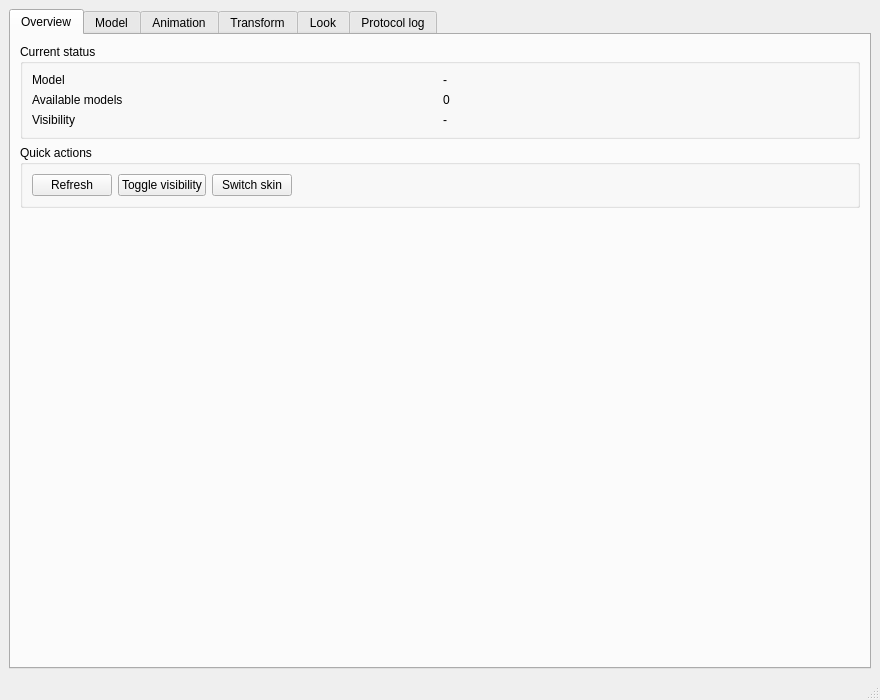
<?xml version="1.0" encoding="UTF-8"?>
<ui version="4.0">
 <class>MainWindow</class>
 <widget class="QMainWindow" name="MainWindow">
  <property name="geometry">
   <rect>
    <x>0</x>
    <y>0</y>
    <width>880</width>
    <height>700</height>
   </rect>
  </property>
  <property name="minimumSize">
   <size>
    <width>720</width>
    <height>560</height>
   </size>
  </property>
  <property name="windowTitle">
   <string>DeskWaifu Control</string>
  </property>
  <widget class="QWidget" name="centralWidget">
   <layout class="QVBoxLayout" name="verticalLayout_2">
    <item>
     <widget class="QTabWidget" name="tabWidget">
       <property name="currentIndex">
        <number>0</number>
      </property>
      <widget class="QWidget" name="overviewTab">
       <attribute name="title">
        <string>Overview</string>
       </attribute>
       <layout class="QVBoxLayout" name="overviewLayout">
        <item>
         <widget class="QGroupBox" name="statusGroup">
          <property name="title">
           <string>Current status</string>
          </property>
          <layout class="QGridLayout" name="statusLayout">
           <item row="0" column="0">
            <widget class="QLabel" name="modelCaption">
             <property name="text">
              <string>Model</string>
             </property>
            </widget>
           </item>
           <item row="0" column="1">
            <widget class="QLabel" name="currentModelLabel">
             <property name="text">
              <string>-</string>
             </property>
            </widget>
           </item>
           <item row="1" column="0">
            <widget class="QLabel" name="countCaption">
             <property name="text">
              <string>Available models</string>
             </property>
            </widget>
           </item>
           <item row="1" column="1">
            <widget class="QLabel" name="modelCountLabel">
             <property name="text">
              <string>0</string>
             </property>
            </widget>
           </item>
           <item row="2" column="0">
            <widget class="QLabel" name="visibilityCaption">
             <property name="text">
              <string>Visibility</string>
             </property>
            </widget>
           </item>
           <item row="2" column="1">
            <widget class="QLabel" name="visibilityLabel">
             <property name="text">
              <string>-</string>
             </property>
            </widget>
           </item>
          </layout>
         </widget>
        </item>
        <item>
         <widget class="QGroupBox" name="quickActionsGroup">
          <property name="title">
           <string>Quick actions</string>
          </property>
          <layout class="QHBoxLayout" name="quickActionsLayout">
           <item>
            <widget class="QPushButton" name="refreshButton">
             <property name="text">
              <string>Refresh</string>
             </property>
            </widget>
           </item>
           <item>
            <widget class="QPushButton" name="toggleHiddenButton">
             <property name="text">
              <string>Toggle visibility</string>
             </property>
            </widget>
           </item>
           <item>
            <widget class="QPushButton" name="switchSkinButton">
             <property name="text">
              <string>Switch skin</string>
             </property>
            </widget>
           </item>
           <item>
            <spacer name="quickSpacer">
             <property name="orientation">
              <enum>Qt::Orientation::Horizontal</enum>
             </property>
             <property name="sizeHint" stdset="0">
              <size>
               <width>40</width>
               <height>20</height>
              </size>
             </property>
            </spacer>
           </item>
          </layout>
         </widget>
        </item>
        <item>
         <spacer name="overviewSpacer">
          <property name="orientation">
           <enum>Qt::Orientation::Vertical</enum>
          </property>
          <property name="sizeHint" stdset="0">
           <size>
            <width>20</width>
            <height>40</height>
           </size>
          </property>
         </spacer>
        </item>
       </layout>
      </widget>
      <widget class="QWidget" name="modelTab">
       <attribute name="title">
        <string>Model</string>
       </attribute>
       <layout class="QVBoxLayout" name="modelLayout">
        <item>
         <widget class="QGroupBox" name="modelGroup">
          <property name="title">
           <string>Model selection</string>
          </property>
          <layout class="QGridLayout" name="modelGrid">
           <item row="0" column="0" colspan="3">
            <widget class="QComboBox" name="modelCombo"/>
           </item>
           <item row="1" column="0">
            <widget class="QPushButton" name="previousModelButton">
             <property name="text">
              <string>Previous</string>
             </property>
            </widget>
           </item>
           <item row="1" column="1">
            <widget class="QPushButton" name="setModelButton">
             <property name="text">
              <string>Load selected</string>
             </property>
            </widget>
           </item>
           <item row="1" column="2">
            <widget class="QPushButton" name="nextModelButton">
             <property name="text">
              <string>Next</string>
             </property>
            </widget>
           </item>
          </layout>
         </widget>
        </item>
        <item>
         <widget class="QGroupBox" name="expressionGroup">
          <property name="title">
           <string>Expression</string>
          </property>
          <layout class="QHBoxLayout" name="expressionLayout">
           <item>
            <widget class="QComboBox" name="expressionCombo"/>
           </item>
           <item>
            <widget class="QPushButton" name="setExpressionButton">
             <property name="text">
              <string>Apply expression</string>
             </property>
            </widget>
           </item>
          </layout>
         </widget>
        </item>
        <item>
         <spacer name="modelSpacer">
          <property name="orientation">
           <enum>Qt::Orientation::Vertical</enum>
          </property>
          <property name="sizeHint" stdset="0">
           <size>
            <width>20</width>
            <height>40</height>
           </size>
          </property>
         </spacer>
        </item>
       </layout>
      </widget>
      <widget class="QWidget" name="animationTab">
       <attribute name="title">
        <string>Animation</string>
       </attribute>
       <layout class="QVBoxLayout" name="animationLayout">
        <item>
         <widget class="QGroupBox" name="motionGroup">
          <property name="title">
           <string>Motion</string>
          </property>
          <layout class="QGridLayout" name="motionLayout">
           <item row="0" column="0" colspan="3">
            <widget class="QComboBox" name="motionCombo"/>
           </item>
           <item row="1" column="0">
            <widget class="QLabel" name="priorityLabel">
             <property name="text">
              <string>Priority</string>
             </property>
            </widget>
           </item>
           <item row="1" column="1">
            <widget class="QSpinBox" name="prioritySpin">
             <property name="minimum">
              <number>1</number>
             </property>
             <property name="maximum">
              <number>3</number>
             </property>
             <property name="value">
              <number>2</number>
             </property>
            </widget>
           </item>
           <item row="1" column="2">
            <widget class="QPushButton" name="playMotionButton">
             <property name="text">
              <string>Play selected</string>
             </property>
            </widget>
           </item>
           <item row="2" column="2">
            <widget class="QPushButton" name="randomMotionButton">
             <property name="text">
              <string>Random TapBody</string>
             </property>
            </widget>
           </item>
          </layout>
         </widget>
        </item>
        <item>
         <widget class="QGroupBox" name="mouthGroup">
          <property name="title">
           <string>External lip sync</string>
          </property>
          <layout class="QHBoxLayout" name="mouthLayout">
           <item>
            <widget class="QLabel" name="mouthLabel">
             <property name="text">
              <string>Mouth opening</string>
             </property>
            </widget>
           </item>
           <item>
            <widget class="QDoubleSpinBox" name="mouthSpin">
             <property name="maximum">
              <double>1.000000000000000</double>
             </property>
             <property name="singleStep">
              <double>0.050000000000000</double>
             </property>
            </widget>
           </item>
           <item>
            <widget class="QPushButton" name="mouthButton">
             <property name="text">
              <string>Apply</string>
             </property>
            </widget>
           </item>
          </layout>
         </widget>
        </item>
        <item>
         <spacer name="animationSpacer">
          <property name="orientation">
           <enum>Qt::Orientation::Vertical</enum>
          </property>
          <property name="sizeHint" stdset="0">
           <size>
            <width>20</width>
            <height>40</height>
           </size>
          </property>
         </spacer>
        </item>
       </layout>
      </widget>
      <widget class="QWidget" name="transformTab">
       <attribute name="title">
        <string>Transform</string>
       </attribute>
       <layout class="QVBoxLayout" name="transformLayout">
        <item>
         <widget class="QGroupBox" name="transformGroup">
          <property name="title">
           <string>Position and scale</string>
          </property>
          <layout class="QHBoxLayout" name="horizontalLayout">
           <item>
            <widget class="QLabel" name="positionXLabel">
             <property name="text">
              <string>X offset</string>
             </property>
            </widget>
           </item>
           <item>
            <widget class="QDoubleSpinBox" name="positionXSpin">
             <property name="minimum">
              <double>-100.000000000000000</double>
             </property>
             <property name="maximum">
              <double>100.000000000000000</double>
             </property>
             <property name="singleStep">
              <double>0.100000000000000</double>
             </property>
            </widget>
           </item>
           <item>
            <widget class="QLabel" name="positionYLabel">
             <property name="text">
              <string>Y offset</string>
             </property>
            </widget>
           </item>
           <item>
            <widget class="QDoubleSpinBox" name="positionYSpin">
             <property name="minimum">
              <double>-100.000000000000000</double>
             </property>
             <property name="maximum">
              <double>100.000000000000000</double>
             </property>
             <property name="singleStep">
              <double>0.100000000000000</double>
             </property>
            </widget>
           </item>
           <item>
            <widget class="QLabel" name="zoomLabel">
             <property name="text">
              <string>Zoom</string>
             </property>
            </widget>
           </item>
           <item>
            <widget class="QDoubleSpinBox" name="zoomSpin">
             <property name="minimum">
              <double>0.100000000000000</double>
             </property>
             <property name="maximum">
              <double>10.000000000000000</double>
             </property>
             <property name="singleStep">
              <double>0.100000000000000</double>
             </property>
             <property name="value">
              <double>1.000000000000000</double>
             </property>
            </widget>
           </item>
           <item>
            <widget class="QPushButton" name="transformButton">
             <property name="text">
              <string>Apply transform</string>
             </property>
            </widget>
           </item>
           <item>
            <spacer name="horizontalSpacer_2">
             <property name="orientation">
              <enum>Qt::Orientation::Horizontal</enum>
             </property>
             <property name="sizeHint" stdset="0">
              <size>
               <width>40</width>
               <height>20</height>
              </size>
             </property>
            </spacer>
           </item>
          </layout>
         </widget>
        </item>
        <item>
         <widget class="QGroupBox" name="positionEdit">
          <property name="title">
           <string>裁剪框</string>
          </property>
          <layout class="QHBoxLayout" name="horizontalLayout_2">
           <item>
            <widget class="QLabel" name="cropBox_x_label">
             <property name="text">
              <string>X</string>
             </property>
            </widget>
           </item>
           <item>
             <widget class="QSpinBox" name="cropBox_x">
              <property name="minimum">
               <number>-2147483647</number>
              </property>
              <property name="maximum">
               <number>2147483647</number>
              </property>
              <property name="singleStep">
               <number>1</number>
             </property>
            </widget>
           </item>
           <item>
            <widget class="QLabel" name="cropBox_y_label">
             <property name="text">
              <string>Y</string>
             </property>
            </widget>
           </item>
           <item>
             <widget class="QSpinBox" name="cropBox_y">
              <property name="minimum">
               <number>-2147483647</number>
              </property>
              <property name="maximum">
               <number>2147483647</number>
              </property>
              <property name="singleStep">
               <number>1</number>
             </property>
            </widget>
           </item>
           <item>
            <widget class="QLabel" name="cropBox_w_label">
             <property name="text">
              <string>宽度</string>
             </property>
            </widget>
           </item>
           <item>
             <widget class="QSpinBox" name="cropBox_w">
              <property name="minimum">
               <number>1</number>
              </property>
              <property name="maximum">
               <number>2147483647</number>
              </property>
              <property name="singleStep">
               <number>1</number>
             </property>
            </widget>
           </item>
           <item>
            <widget class="QLabel" name="cropBox_h_label">
             <property name="text">
              <string>高度</string>
             </property>
            </widget>
           </item>
           <item>
             <widget class="QSpinBox" name="cropBox_h">
              <property name="minimum">
               <number>1</number>
              </property>
              <property name="maximum">
               <number>2147483647</number>
              </property>
              <property name="singleStep">
               <number>1</number>
             </property>
            </widget>
           </item>
           <item>
            <widget class="QPushButton" name="dragEditButton">
             <property name="text">
              <string>拖放编辑</string>
             </property>
            </widget>
           </item>
           <item>
            <spacer name="horizontalSpacer">
             <property name="orientation">
              <enum>Qt::Orientation::Horizontal</enum>
             </property>
             <property name="sizeHint" stdset="0">
              <size>
               <width>40</width>
               <height>20</height>
              </size>
             </property>
            </spacer>
           </item>
          </layout>
         </widget>
        </item>
        <item>
         <widget class="QPushButton" name="xformResetButton">
          <property name="text">
           <string>重置</string>
          </property>
         </widget>
        </item>
        <item>
         <spacer name="transformSpacer">
          <property name="orientation">
           <enum>Qt::Orientation::Vertical</enum>
          </property>
          <property name="sizeHint" stdset="0">
           <size>
            <width>20</width>
            <height>40</height>
           </size>
          </property>
         </spacer>
        </item>
       </layout>
      </widget>
      <widget class="QWidget" name="trackingTab">
       <attribute name="title">
        <string>Look</string>
       </attribute>
       <layout class="QVBoxLayout" name="trackingLayout">
        <item>
         <widget class="QGroupBox" name="lookGroup">
          <property name="title">
           <string>Look-at override</string>
          </property>
          <layout class="QFormLayout" name="lookForm">
           <item row="0" column="0">
            <widget class="QLabel" name="lookXLabel">
             <property name="text">
              <string>Horizontal (-1 to 1)</string>
             </property>
            </widget>
           </item>
           <item row="0" column="1">
            <widget class="QDoubleSpinBox" name="lookXSpin">
             <property name="minimum">
              <double>-1.000000000000000</double>
             </property>
             <property name="maximum">
              <double>1.000000000000000</double>
             </property>
             <property name="singleStep">
              <double>0.100000000000000</double>
             </property>
            </widget>
           </item>
           <item row="1" column="0">
            <widget class="QLabel" name="lookYLabel">
             <property name="text">
              <string>Vertical (-1 to 1)</string>
             </property>
            </widget>
           </item>
           <item row="1" column="1">
            <widget class="QDoubleSpinBox" name="lookYSpin">
             <property name="minimum">
              <double>-1.000000000000000</double>
             </property>
             <property name="maximum">
              <double>1.000000000000000</double>
             </property>
             <property name="singleStep">
              <double>0.100000000000000</double>
             </property>
            </widget>
           </item>
           <item row="2" column="0">
            <widget class="QPushButton" name="resetLookButton">
             <property name="text">
              <string>Follow cursor</string>
             </property>
            </widget>
           </item>
           <item row="2" column="1">
            <widget class="QPushButton" name="lookButton">
             <property name="text">
              <string>Apply direction</string>
             </property>
            </widget>
           </item>
          </layout>
         </widget>
        </item>
        <item>
         <spacer name="trackingSpacer">
          <property name="orientation">
           <enum>Qt::Orientation::Vertical</enum>
          </property>
          <property name="sizeHint" stdset="0">
           <size>
            <width>20</width>
            <height>40</height>
           </size>
          </property>
         </spacer>
        </item>
       </layout>
      </widget>
      <widget class="QWidget" name="logTab">
       <attribute name="title">
        <string>Protocol log</string>
       </attribute>
       <layout class="QVBoxLayout" name="logLayout">
        <item>
         <widget class="QPlainTextEdit" name="responseLog">
          <property name="readOnly">
           <bool>true</bool>
          </property>
          <property name="placeholderText">
           <string>IPC responses appear here.</string>
          </property>
         </widget>
        </item>
       </layout>
      </widget>
     </widget>
    </item>
   </layout>
  </widget>
  <widget class="QStatusBar" name="statusBar"/>
 </widget>
 <resources/>
 <connections/>
</ui>
